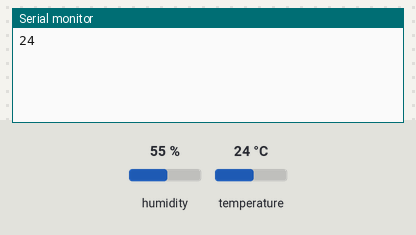
The sketch below on a simulated ESP8266 (NodeMCU). On the bench: the last lines printed to the serial monitor. The test bench sets the inputs (shaded band); at power-on: temperature 24 °C, humidity 55 %. WiFi joins after 1.5 s; servers stay silent unless stated.

Above: at 3.0 s.
3.1 s: temperature set to 12 °C
At 7.1 s:
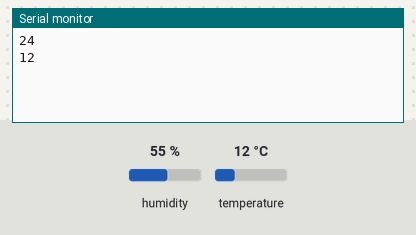
7.5 s: temperature set to 19 °C
At 10.7 s:
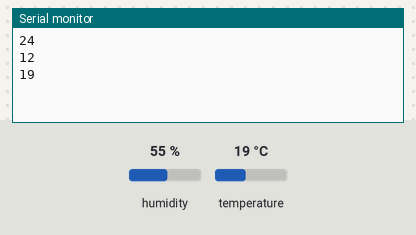
Timing chart, 0 to 12.2 s (numbered marks = the images above; inputs shaded):
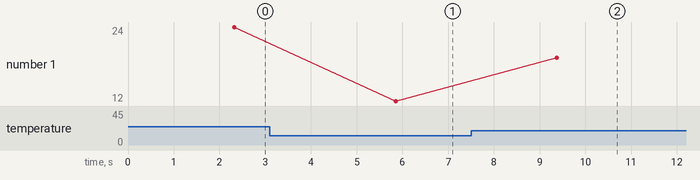

Measured:
- after the input at 3.1 s, the serial monitor: prints a new line after 2.8 s (image 1)
- after the input at 7.5 s, the serial monitor: prints a new line after 1.9 s (image 2)
- plotted number 1: 24 → 12 after the input at 3.1 s, 12 → 19 after the input at 7.5 s

The sketch:

lab05_02.ino
```cpp
#define BLYNK_PRINT Serial

#define BLYNK_TEMPLATE_ID "TMPL6O56q5Fbe"
#define BLYNK_TEMPLATE_NAME "DataV"
#define BLYNK_AUTH_TOKEN "F7vvzUdpkK_SxeIOrRsBlHn_Q3_LWmma"

#include <ESP8266WiFi.h>
#include <BlynkSimpleEsp8266.h>
#include <DHT11.h>

DHT11 dht11(13);

char ssid[] = "KylieMinogue";
char pass[] = "abcdabcd";

void setup()
{
  Serial.begin(9600);
  Blynk.begin(BLYNK_AUTH_TOKEN, ssid, pass);
}

void loop()
{
  int temperature = dht11.readTemperature();
  Serial.println(temperature);
  Blynk.run();
  Blynk.virtualWrite(V1,temperature);
  delay(3000);
}
```
